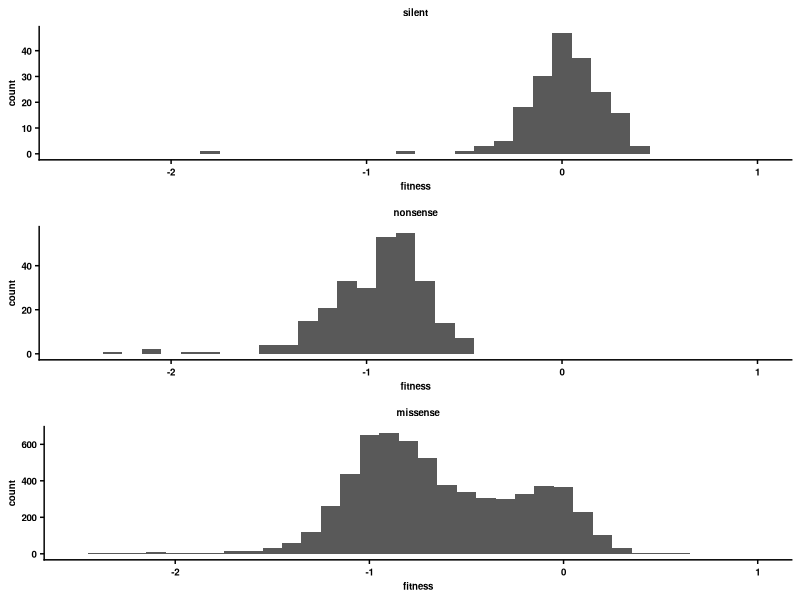
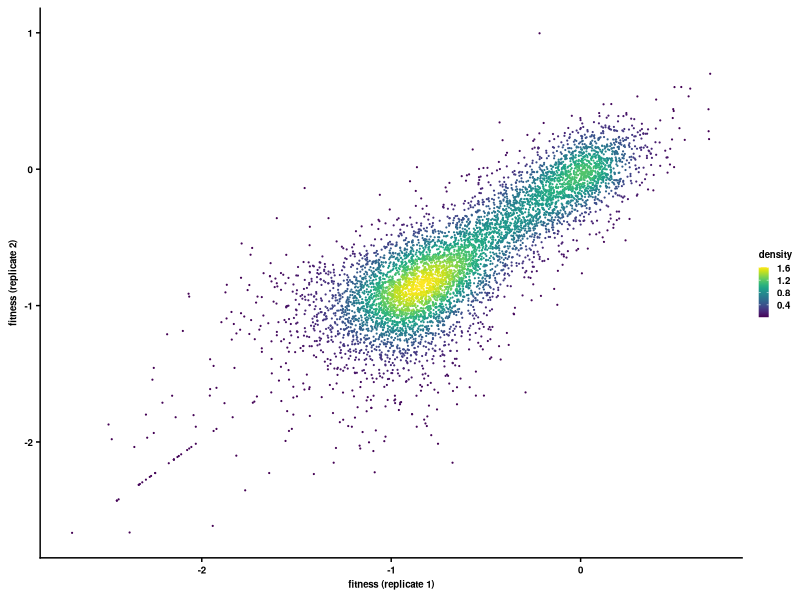

These charts were generated, in order, by the following R code:
#R code
library(ggplot2)
library(scales)
library(RColorBrewer)
library(readr)
library(tidyr)
library(reshape)
library(stringr)
library(dplyr)
library(gridExtra)
library(viridis)
library(MASS)
require(cowplot)

get_density <- function(x, y, ...) {
  dens <- MASS::kde2d(x, y, ...)
  ix <- findInterval(x, dens$x)
  iy <- findInterval(y, dens$y)
  ii <- cbind(ix, iy)
  return(dens$z[ii])
  }

plot_hist <- function(t, main_title){
  textsize <- 7
  p <- ggplot(t,aes(x=fit)) +
         geom_histogram(binwidth=0.1) +
         theme_cowplot(12) +
         theme(plot.title=element_text(size=textsize,face="bold", hjust=0.5),
               axis.title=element_text(size=textsize,face="bold"),
               axis.text=element_text(size=textsize,face="bold"),
               legend.key.size=unit(0.1,'in'),
               legend.spacing.x=unit(0.03, 'in'),
               legend.title=element_blank(),
               legend.text=element_text(size=textsize,face="bold"),
               legend.position='right') +
     ggtitle(main_title) +
     scale_fill_manual(values=c('black'),drop=FALSE) +
     labs(y=expression(bold('count')),x=expression(bold('fitness'))) +
     coord_cartesian(xlim=c(-2.5,1))
  return (p)
  }

plot_replicate_cor <- function(t_all, graphname){
  textsize <- 7
  t_all$density <- get_density(t_all$Rep1_norm_fitness, t_all$Rep2_norm_fitness, n = 100)
  p <- ggplot(t_all,aes(x=Rep1_norm_fitness, y=Rep2_norm_fitness, color=density)) +
         geom_point(size=0.1) +
         scale_color_viridis() +
         #geom_point(size=0.1, alpha=0.1) +
         theme_cowplot(12) +
         theme(plot.title=element_blank(),
               plot.background = element_rect(fill = "white"),
               axis.title=element_text(size=textsize,face="bold"),
               axis.text=element_text(size=textsize,face="bold"),
               legend.key.size=unit(0.1,'in'),
               legend.spacing.x=unit(0.03, 'in'),
               legend.title=element_text(size=textsize,face="bold"),
               legend.text=element_text(size=textsize,face="bold"),
               legend.position='right') +
     scale_fill_manual(values=c('black'),drop=FALSE) +
     labs(x=expression(bold('fitness (replicate 1)')),y=expression(bold('fitness (replicate 2)')))
  ggsave(graphname, p, height=2, width=2)
  }

t_all <- read_csv('result/Mos99_fit.csv') %>%
	   mutate(fit=(Rep1_norm_fitness+Rep2_norm_fitness)/2) %>%
	   filter(Input>=10) %>%
	   filter(Input_norm>8*WT_plasmid_norm) %>%
	   filter(!grepl('Amp', Mutation)) %>%
	   filter(!grepl('WT', Mutation)) %>%
           filter(!grepl('-', Mutation))
           #filter(Amplicon=='Amp6')
#write.table(t_all, file='test.tsv', sep="\t", quote=F)

t_non <- t_all %>%
           filter(grepl('_', Mutation)) %>%
           filter(!grepl('silent',Mutation))
t_sil <- t_all %>%     
           filter(grepl('silent',Mutation))
t_mis <- t_all %>%
           filter(!grepl('_', Mutation)) %>%
           filter(!grepl('silent',Mutation))
p_sil <- plot_hist(t_sil, 'silent')
p_non <- plot_hist(t_non, 'nonsense')
p_mis <- plot_hist(t_mis, 'missense')

#print (filter(t_sil,fit<1)$Mutation)

#p <- grid.arrange(p_mis_all, p_mis_WTplasmid0, p_non_all,p_non_WTplasmid0,nrow=4)
p <- grid.arrange(p_sil, p_non, p_mis, nrow=3)
#ggsave('graph/Mos99_mis_and_nonsense.png', p, height=6, width=1.8)
ggsave('graph/Mos99_sil_non_mis.png', p, height=3.5, width=2)

print (paste('correlation of log10 fitness between replicates: ', cor(t_all$Rep1_norm_fitness, t_all$Rep2_norm_fitness), sep=''))
print (paste('total number of missense mutants: ', length(t_mis$Mutation), sep=''))
plot_replicate_cor(t_all, 'graph/Mos99_rep_cor.png')
